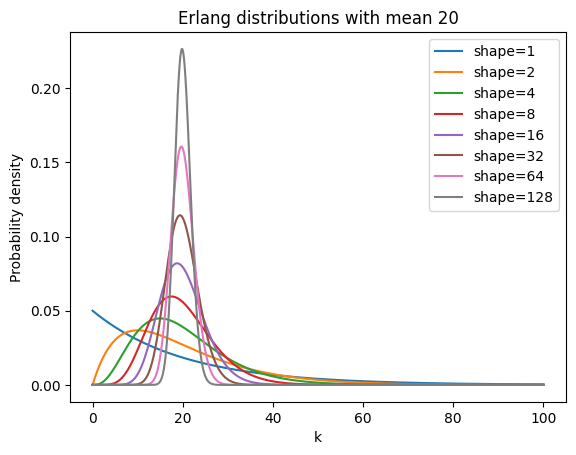

Write the Python code that produced this figure.
for i in range(8):
    y = 2 ** i
    x = y / 20
    k = np.linspace(0,100,10001)
    p = []

    for j in k:
        pdf = ((x**y)/math.factorial(y-1))*(j**(y-1))*np.exp(-x*j)
        p.append(pdf)

    plt.plot(k,p,label=f"shape={y}")

plt.xlabel("k")
plt.ylabel("Probability density")
plt.title("Erlang distributions with mean 20")
plt.legend()
plt.show()
